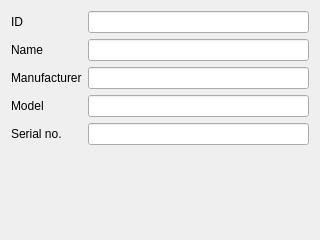
<?xml version="1.0" encoding="UTF-8"?>
<ui version="4.0">
 <class>MainWidget</class>
 <widget class="QWidget" name="MainWidget">
  <property name="geometry">
   <rect>
    <x>0</x>
    <y>0</y>
    <width>320</width>
    <height>240</height>
   </rect>
  </property>
  <property name="sizePolicy">
   <sizepolicy hsizetype="MinimumExpanding" vsizetype="MinimumExpanding">
    <horstretch>0</horstretch>
    <verstretch>0</verstretch>
   </sizepolicy>
  </property>
  <property name="minimumSize">
   <size>
    <width>320</width>
    <height>240</height>
   </size>
  </property>
  <property name="windowTitle">
   <string>Form</string>
  </property>
  <layout class="QFormLayout" name="formLayout">
   <item row="2" column="0">
    <widget class="QLabel" name="label">
     <property name="text">
      <string>Manufacturer</string>
     </property>
    </widget>
   </item>
   <item row="3" column="0">
    <widget class="QLabel" name="label_2">
     <property name="text">
      <string>Model</string>
     </property>
    </widget>
   </item>
   <item row="4" column="0">
    <widget class="QLabel" name="label_3">
     <property name="text">
      <string>Serial no.</string>
     </property>
    </widget>
   </item>
   <item row="1" column="0">
    <widget class="QLabel" name="label_4">
     <property name="text">
      <string>Name</string>
     </property>
    </widget>
   </item>
   <item row="0" column="0">
    <widget class="QLabel" name="label_5">
     <property name="text">
      <string>ID</string>
     </property>
    </widget>
   </item>
   <item row="0" column="1">
    <widget class="QLineEdit" name="txtId">
     <property name="readOnly">
      <bool>true</bool>
     </property>
    </widget>
   </item>
   <item row="1" column="1">
    <widget class="QLineEdit" name="txtName">
     <property name="readOnly">
      <bool>true</bool>
     </property>
    </widget>
   </item>
   <item row="2" column="1">
    <widget class="QLineEdit" name="txtManufacturer">
     <property name="readOnly">
      <bool>true</bool>
     </property>
    </widget>
   </item>
   <item row="3" column="1">
    <widget class="QLineEdit" name="txtModel">
     <property name="readOnly">
      <bool>true</bool>
     </property>
    </widget>
   </item>
   <item row="4" column="1">
    <widget class="QLineEdit" name="txtSerial">
     <property name="readOnly">
      <bool>true</bool>
     </property>
    </widget>
   </item>
  </layout>
 </widget>
 <resources/>
 <connections/>
</ui>
